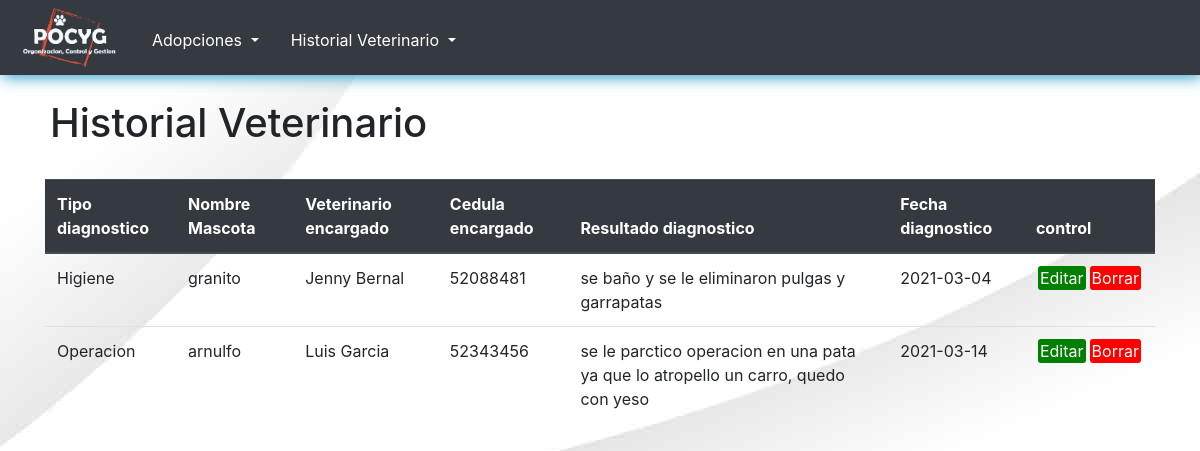
Screenshot of /tablaHistorialVeterinario.php with the database file from the repository.
### tables this page shows
CREATE TABLE `chequeoveterinario` (
  `id` int(11) NOT NULL,
  `diagnostico` varchar(50) NOT NULL,
  `nombre_mascota` varchar(50) NOT NULL,
  `nombre_veterinario` varchar(50) NOT NULL,
  `cedula` int(50) NOT NULL,
  `resultado` text NOT NULL,
  `fecha` date NOT NULL
);

### tablaHistorialVeterinario.php (the view)
<?php
require_once "conexion.php";
include("includes/head.php");
?>
<br>
<h1 style="margin-left:50px">Historial Veterinario</h1>
<br>
<div class="container">
    <table class="table">
        <thead class="thead-dark">
            <tr>
                <th>Tipo diagnostico</th>
                <th>Nombre Mascota</th>
                <th>Veterinario encargado</th>
                <th>Cedula encargado</th>
                <th>Resultado diagnostico</th>
                <th>Fecha diagnostico</th>
                <th>control</th>
            </tr>
        <tbody>
        <?php
        $query = "SELECT * FROM chequeoveterinario";
        $resultado = $pdo->query($query);
        $resultado->fetch();
        while($row = $resultado->fetch()) { ?>
            <tr>
                <td> <?php echo $row['diagnostico'] ?> </td>
                <td> <?php echo $row['nombre_mascota'] ?> </td>
                <td> <?php echo $row['nombre_veterinario'] ?> </td>
                <td> <?php echo $row['cedula'] ?> </td>
                <td> <?php echo $row['resultado'] ?> </td>
                <td> <?php echo $row['fecha'] ?> </td>
                <td><a style="background-color: green; padding:2px; margin: 2px; color:white; border-radius:3px; " href="modificarHistorialVeterinario.php?id=<?php echo $row['id']?>">Editar</a><a style="background-color: red; padding:2px; margin: 2px; color:white; border-radius:3px;" href="eliminarChequeo.php?id=<?php echo $row['id']?>">Borrar</a></td>
        <?php } ?>
            </tr>
        </tbody>
        </thead>
    </table>
</div>
</body>
</html>

### estilo.css (style rules this page uses)
body { background-image: url(media/76.jpg) ; }

### rows the page displays
chequeoveterinario: diagnostico "Higiene", nombre_mascota "granito", nombre_veterinario "Jenny Bernal", cedula "52088481", resultado "se baño y se le eliminaron pulgas y garrapatas", fecha "2021-03-04"
chequeoveterinario: diagnostico "Operacion", nombre_mascota "arnulfo", nombre_veterinario "Luis Garcia", cedula "52343456", resultado "se le parctico operacion en una pata ya que lo atropello un carro, quedo con yeso", fecha "2021-03-14"
